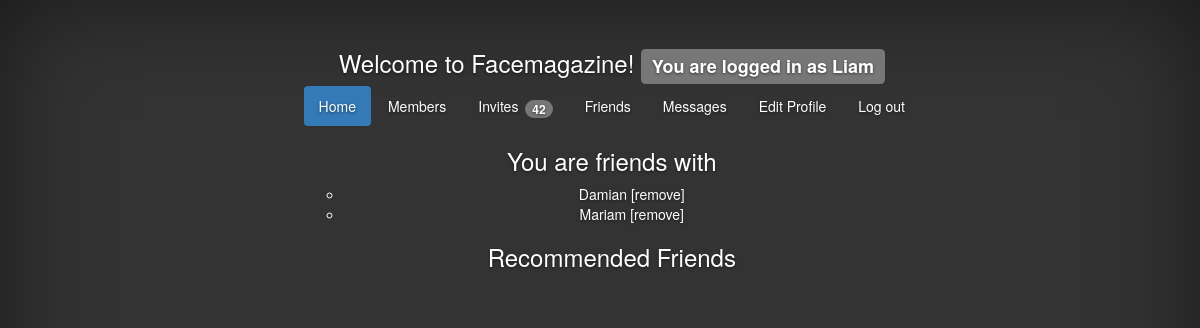
The app's page /social/friends/ (signed in), older data.
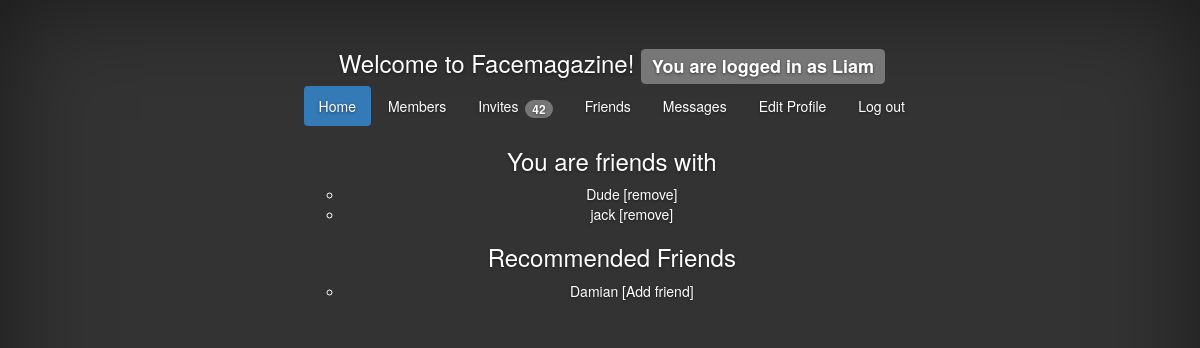
The same page, newer data.
### social/models.py (models this page shows)
class Member(models.Model):
    username = models.CharField(max_length=16,primary_key=True)
    password = models.CharField(max_length=16)
    profile = models.OneToOneField(Profile, null=True)
    following = models.ManyToManyField("self", symmetrical=True)
    def __str__(self):
        return self.username

### social/views.py (the view)
    def test(request):
        if 'username' in request.session:
            return f(request)
        else:
            template = loader.get_template('social/not-logged-in.html')
            context = RequestContext(request, {})
            return HttpResponse(template.render(context))

### social/views.py (called while the page is built)
def loggedin(f):
    def test(request):
        if 'username' in request.session:
            return f(request)
        else:
            template = loader.get_template('social/not-logged-in.html')
            context = RequestContext(request, {})
            return HttpResponse(template.render(context))
    return test

### social/templates/social/friends.html
{% extends "social/base.html" %}
{% block content %}
<div class='main'>
{% if following %}
	<h3>You are friends with</h3>
	<ul>
	{% for member in following %}
		<li> <a href="/social/members/?view={{ member.username }}"> {{ member.username }} </a>
        [<a href="/social/friends/?unfriend={{ member.username }}">remove</a>]
	{% endfor %}
	</ul>
    	<h3>Recommended Friends</h3>
	<ul>
	{% for member in recommended %}
		<li> <a href="/social/members/?view={{ member.username }}"> {{ member.username }} </a>
        [<a href="?invite={{ member.username }}">Add friend</a>] </li>
	{% endfor %}
	</ul>
{% endif %}
<br>
</div>
{% endblock %}

Row changes from the older to the newer data that the page shows:
removed Member: username "Mariam", shown under "You are friends with"
added Member: username "Dude", shown under "You are friends with"
added Member: username "jack", shown under "You are friends with"
shown differently, row unchanged: Member "Damian": moves from the list under "You are friends with" to the list under "Recommended Friends"
